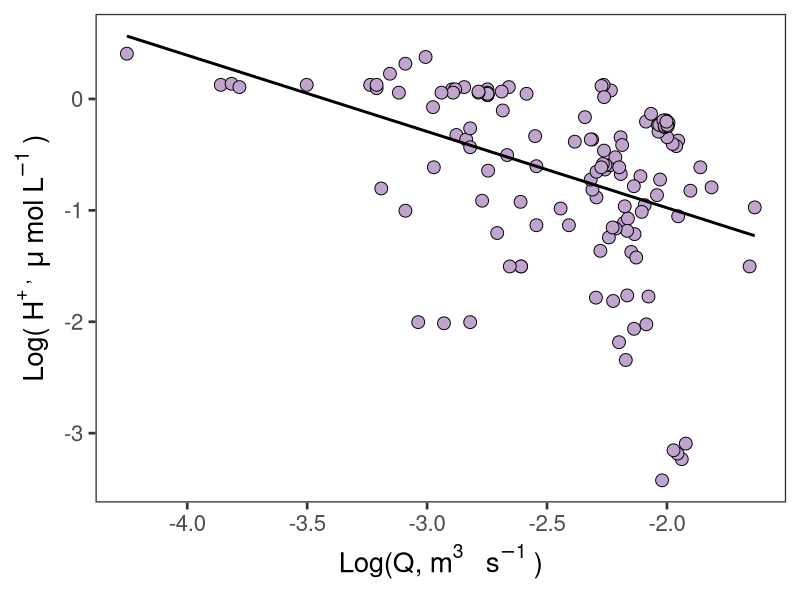
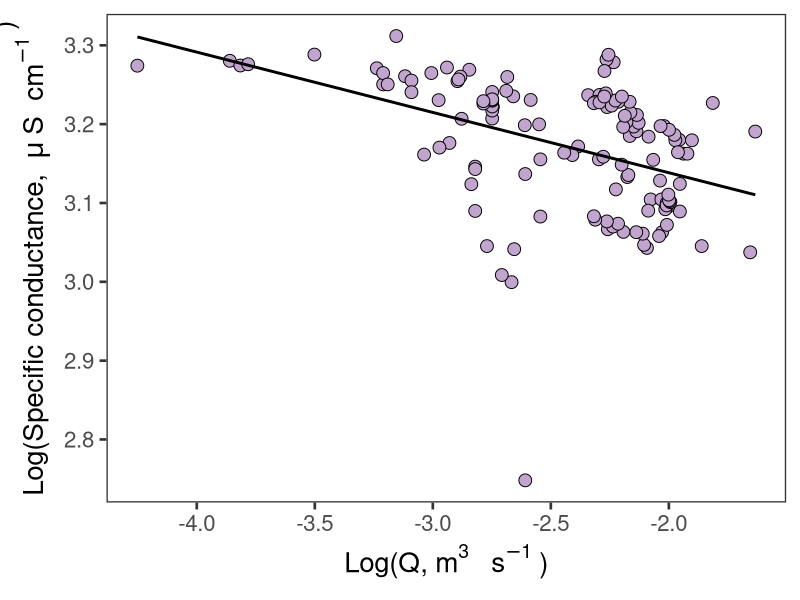
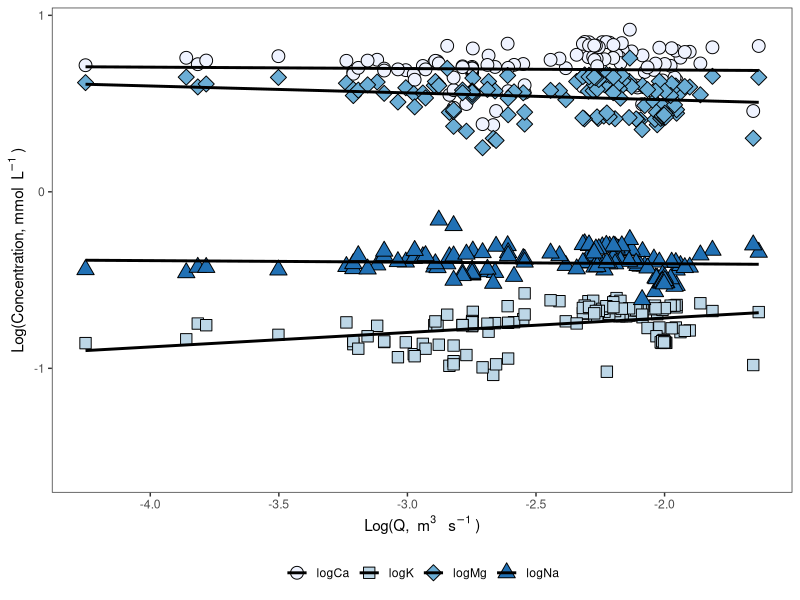
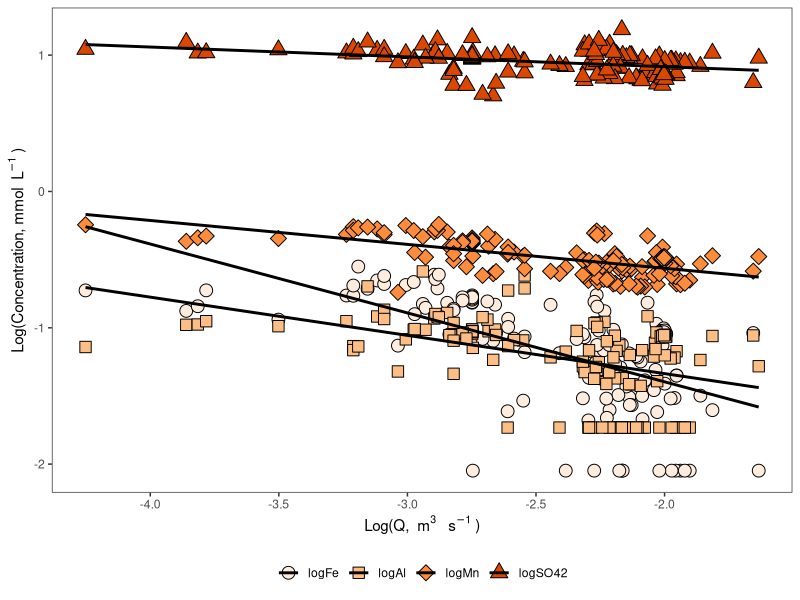
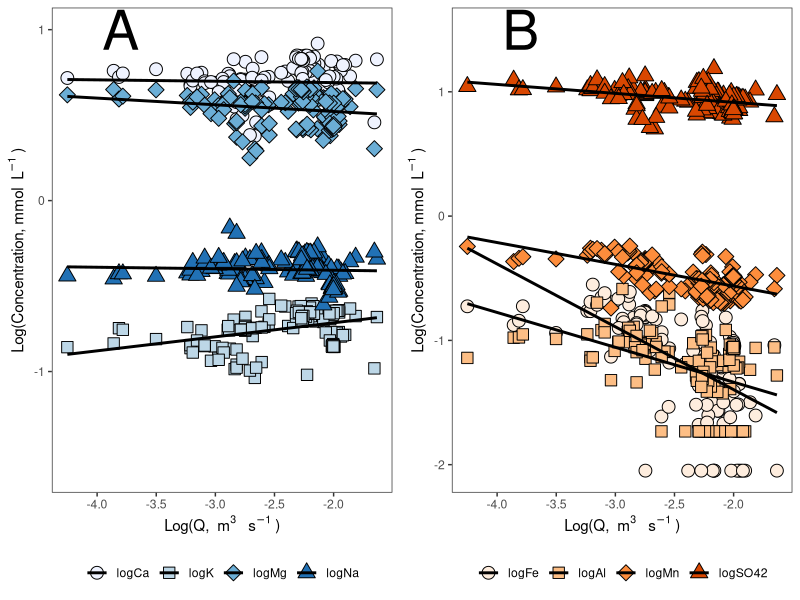
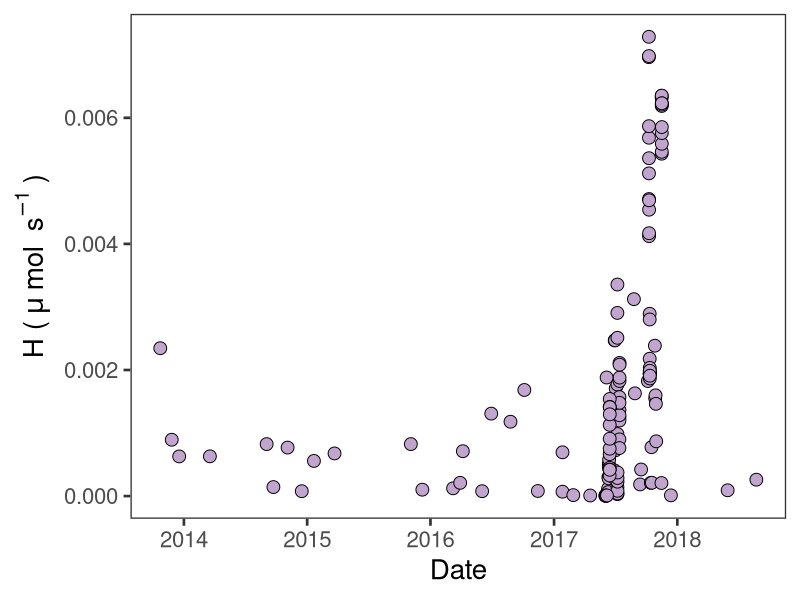
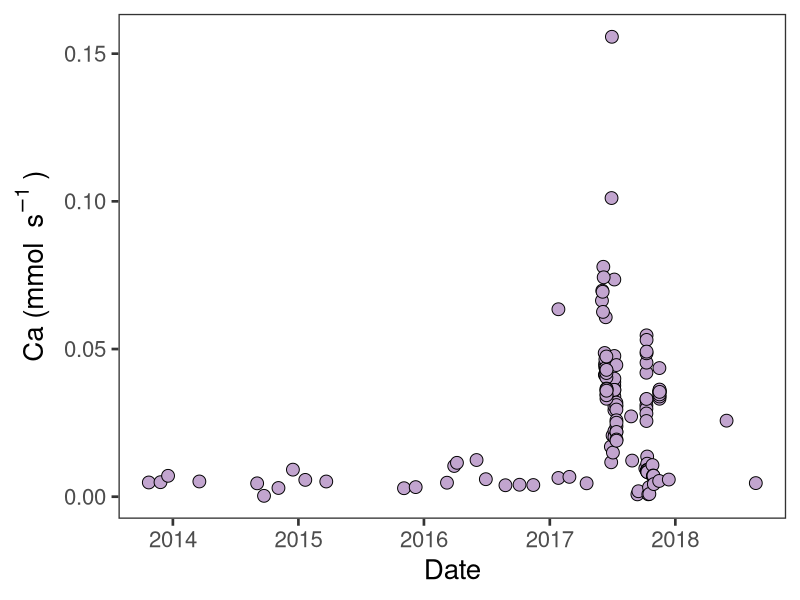
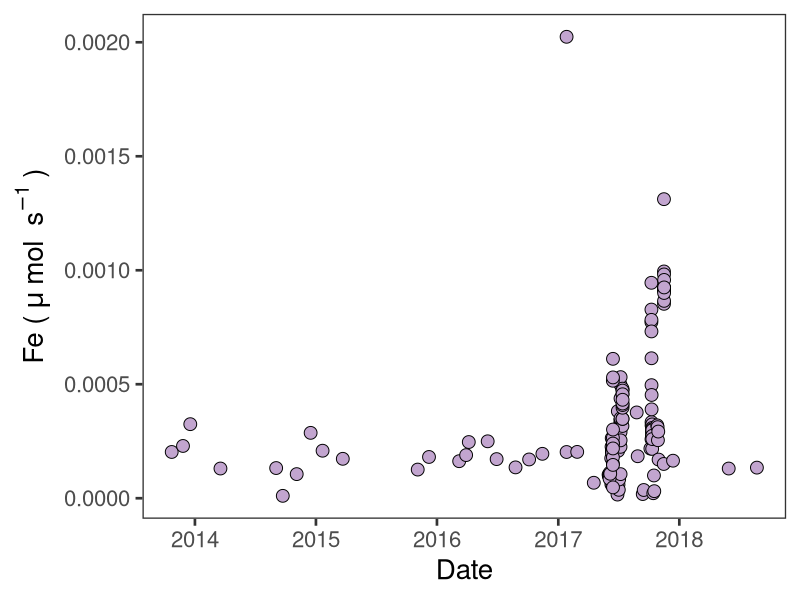

Recreate these plots in R, in order.
# Rename columns to be R friendly

newname<-c("sample_name","date_and_time","Q_m3s","Al_mgL","Ca_mgL","Fe_mgL","K_mgL","Mg_mgL","Mn_mgL","Na_mgL","SO42_mgL","pH","EC")
CQ<-read.csv(file="CQ.csv",header=TRUE)
colnames(CQ)<-newname

#Transform mg/L to mmol/L

CQ$Al_mmolL<-(CQ$Al_mgL/26.982)
CQ$Ca_mmolL<-(CQ$Ca_mgL/40.08)
CQ$Fe_mmolL<-(CQ$Fe_mgL/55.845)
CQ$K_mmolL<-(CQ$K_mgL/39.099)
CQ$Mg_mmolL<-(CQ$Mg_mgL/24.305)
CQ$Mn_mmolL<-(CQ$Mn_mgL/54.938)
CQ$Na_mmolL<-(CQ$Na_mgL/22.99)
CQ$SO42_mmolL<-(CQ$SO42_mgL/96.06)

#Transform pH to H+ mg/L

CQ$H_mgL<-(10^(-1*CQ$pH))

#H mg/L to mu/L
CQ$H_umolL<-((1000/1.008)*CQ$H_mgL)

#Take the log of everything

CQ$logQ<-(log10(CQ$Q_m3s))
CQ$logAl<-(log10(CQ$Al_mmolL))
CQ$logCa<-(log10(CQ$Ca_mmolL))
CQ$logFe<-(log10(CQ$Fe_mmolL))
CQ$logK<-(log10(CQ$K_mmolL))
CQ$logMg<-(log10(CQ$Mg_mmolL))
CQ$logMn<-(log10(CQ$Mn_mmolL))
CQ$logNa<-(log10(CQ$Na_mmolL))
CQ$logSO42<-(log10(CQ$SO42_mmolL))
CQ$logH<-(log10(CQ$H_umolL))
CQ$logEC<-(log10(CQ$EC))

#write to csv
write.csv(CQ,"CQdata.csv")

#H+ plot
library(ggplot2)
pal="#c2a5cf"
shape1=21
CQH<-ggplot(CQ, aes(logQ,logH))+
  geom_point(colour="black",size=4, fill=pal, pch=shape1)+
  theme_bw(base_size=20)+
  theme(panel.grid.major = element_blank(), panel.grid.minor = element_blank())+
  guides(fill=guide_legend(title="Depth (cm)"))+
  xlab("\nLog(Q,"~m^3~" "~s^-1~")")+
  ylab("Log("~H^+~", "~mu~"mol"~L^-1~")")+
  geom_smooth(method=lm,colour="black",se=FALSE)
#Call the graph
CQH
pHregression<-lm(logH~logQ,data=CQ)
pHregression
summary(pHregression)

#save to pdf
pdf("CQH.pdf",height=6,width=8)
CQH
dev.off()

#EC plot
library(ggplot2)
pal="#c2a5cf"
shape1=21
CQEC<-ggplot(CQ, aes(logQ,logEC))+
  geom_point(colour="black",size=4, fill=pal, pch=shape1)+
  theme_bw(base_size=20)+
  theme(panel.grid.major = element_blank(), panel.grid.minor = element_blank())+
  guides(fill=guide_legend(title="Depth (cm)"))+
  xlab("\nLog(Q,"~m^3~" "~s^-1~")")+
  ylab("Log(Specific conductance, "~mu~"S "~cm^-1~")\n")+
  geom_smooth(method=lm,colour="black",se=FALSE)
#Call the graph
CQEC

ECregression<-lm(logEC~logQ,data=CQ)
ECregression
summary(ECregression)

#save to pdf
pdf("CQEC.pdf",height=6,width=8)
CQEC
dev.off()

#Reshape the data for basecation CQ plot
CQvarsforbasemelt<-c("logQ","logCa","logK","logMg","logNa")
CQforbasemelt<-CQ[CQvarsforbasemelt]
library(reshape2)
longbaseCQ<-melt(CQforbasemelt,id.vars=c("logQ"),variable.name="ion",value.name="concentration")

#All base cations plot
library(ggplot2)
pal<-c("#eff3ff","#bdd7e7","#6baed6","#2171b5")
shape1<-c(21,22,23,24)
CQbasecat<-ggplot(longbaseCQ, aes(x=logQ,y=concentration,fill=as.factor(ion),shape=as.factor(ion)))+
  geom_point(colour="black",size=4)+
  scale_shape_manual(values=shape1)+    
  scale_fill_manual(values=pal)+
  geom_smooth(method=lm,colour="black",se=FALSE)+
  theme_bw()+
  theme(panel.grid.major = element_blank(), panel.grid.minor = element_blank())+
  theme(legend.position="bottom")+
  theme(legend.title=element_blank())+
  guides(fill=guide_legend(title="ion"),shape=guide_legend(title="ion"))+
  xlab("\nLog(Q, "~m^3~" "~s^-1~")")+
  ylab("Log(Concentration, mmol "~L^-1~")")

#Call the graph
CQbasecat

Caregression<-lm(logCa~logQ,data=CQ)
Caregression
summary(Caregression)

Mgregression<-lm(logMg~logQ,data=CQ)
Mgregression
summary(Mgregression)

Naregression<-lm(logNa~logQ,data=CQ)
Naregression
summary(Naregression)

Kregression<-lm(logK~logQ,data=CQ)
Kregression
summary(Kregression)

#Reshape the data for AMD CQ plot
CQvarsforamdmelt<-c("logQ","logFe","logAl","logMn","logSO42")
CQforamdmelt<-CQ[CQvarsforamdmelt]
library(reshape2)
longamdCQ<-melt(CQforamdmelt,id.vars=c("logQ"),variable.name="ion",value.name="concentration")

#Plot amd derived CQ (Fe, Mn, Al, SO42-)
#All CQ ions plot
#Add in lines and why is the legend not working?
library(ggplot2)
pal<-c("#feedde","#fdbe85","#fd8d3c","#d94701")
shape1<-c(21,22,23,24)
CQAMD<-ggplot(longamdCQ, aes(x=logQ,y=concentration,fill=as.factor(ion), shape=as.factor(ion)))+
  geom_point(colour="black",size=4)+
  scale_shape_manual(values=shape1)+    
  scale_fill_manual(values=pal)+
  geom_smooth(method=lm,colour="black",se=FALSE)+
  theme_bw()+
  theme(panel.grid.major = element_blank(), panel.grid.minor = element_blank())+
  theme(legend.position="bottom")+
  theme(legend.title=element_blank())+
  guides(fill=guide_legend(title="ion"),shape=guide_legend(title="ion"))+
  xlab("\nLog(Q, "~m^3~" "~s^-1~")")+
  ylab("Log(Concentration, mmol "~L^-1~")")
  

#Call the graph
CQAMD

Feregression<-lm(logFe~logQ,data=CQ)
Feregression
summary(Feregression)

Mnregression<-lm(logMn~logQ,data=CQ)
Mnregression
summary(Mnregression)

Alregression<-lm(logAl~logQ,data=CQ)
Alregression
summary(Alregression)

SO42regression<-lm(logSO42~logQ,data=CQ)
SO42regression
summary(SO42regression)

#Put CQ plots in one figure
library(gridExtra)
CQbasecat.1<-CQbasecat+annotate("text",x=-3.8,y=1,label="A",size=14)
CQAMD.1<-CQAMD+annotate("text",x=-3.8,y=1.5,label="B",size=14)

grid.arrange(arrangeGrob(CQbasecat.1,CQAMD.1, ncol=2, widths=c(1,1)))

#Save to PDF
pdf("CQgraphs.pdf",height=10,width=10)
grid.arrange(arrangeGrob(CQbasecat.1,CQAMD.1, ncol=2, widths=c(1,1)))
dev.off()

#Convert CQ to LQ

CQ$Ca_load <- CQ$Ca_mmolL*CQ$Q_m3s
CQ$Fe_load <- CQ$Fe_mmolL*CQ$Q_m3s
CQ$K_load <- CQ$K_mmolL*CQ$Q_m3s
CQ$Mg_load <- CQ$Mg_mmolL*CQ$Q_m3s
CQ$Mn_load <- CQ$Mn_mmolL*CQ$Q_m3s
CQ$Na_load <- CQ$Na_mmolL*CQ$Q_m3s
CQ$Al_load <- CQ$Al_mmolL*CQ$Q_m3s
CQ$SO42_load <- CQ$SO42_mmolL*CQ$Q_m3s
CQ$H_load <- CQ$H_umolL*CQ$Q_m3s

#Log of loads
CQ$logCa_load <- log10(CQ$Ca_load)
CQ$logFe_load <- log10(CQ$Fe_load)
CQ$logK_load <- log10(CQ$K_load)
CQ$logMg_load <- log10(CQ$Mg_load)
CQ$logMn_load <- log10(CQ$Mn_load)
CQ$logNa_load <- log10(CQ$Na_load)
CQ$logAl_load <- log10(CQ$Al_load)
CQ$logSO42_load <- log10(CQ$SO42_load)
CQ$logH_load <- log10(CQ$H_load)

#newdate
library(lubridate)
CQ$newdate<-mdy_hm(CQ$date_and_time)

#Plot H load per date
library(ggplot2)
pal="#c2a5cf"
shape1=21
HLoad<-ggplot(CQ, aes(newdate,H_load))+
  geom_point(colour="black",size=4, fill=pal, pch=shape1)+
  theme_bw(base_size=20)+
  theme(panel.grid.major = element_blank(), panel.grid.minor = element_blank())+
  xlab("Date")+
  ylab("H ("~mu~"mol "~s^-1~")")
#Call the graph
HLoad

#Plot Ca load per date
library(ggplot2)
pal="#c2a5cf"
shape1=21
CaLoad<-ggplot(CQ, aes(newdate,Ca_load))+
  geom_point(colour="black",size=4, fill=pal, pch=shape1)+
  theme_bw(base_size=20)+
  theme(panel.grid.major = element_blank(), panel.grid.minor = element_blank())+
  xlab("Date")+
  ylab("Ca (mmol "~s^-1~")")
#Call the graph
CaLoad

#Plot Fe load per date
library(ggplot2)
pal="#c2a5cf"
shape1=21
FeLoad<-ggplot(CQ, aes(newdate,Fe_load))+
  geom_point(colour="black",size=4, fill=pal, pch=shape1)+
  theme_bw(base_size=20)+
  theme(panel.grid.major = element_blank(), panel.grid.minor = element_blank())+
  xlab("Date")+
  ylab("Fe ("~mu~"mol "~s^-1~")")
#Call the graph
FeLoad

#Plot K load per date
library(ggplot2)
pal="#c2a5cf"
shape1=21
KLoad<-ggplot(CQ, aes(newdate,K_load))+
  geom_point(colour="black",size=4, fill=pal, pch=shape1)+
  theme_bw(base_size=20)+
  theme(panel.grid.major = element_blank(), panel.grid.minor = element_blank())+
  xlab("Date")+
  ylab("K ("~mu~"mol "~s^-1~")")
#Call the graph
KLoad

#Plot Mg load per date
library(ggplot2)
pal="#c2a5cf"
shape1=21
MgLoad<-ggplot(CQ, aes(newdate,Mg_load))+
  geom_point(colour="black",size=4, fill=pal, pch=shape1)+
  theme_bw(base_size=20)+
  theme(panel.grid.major = element_blank(), panel.grid.minor = element_blank())+
  xlab("Date")+
  ylab("Mg ("~mu~"mol "~s^-1~")")
#Call the graph
MgLoad

#Plot Mn load per date
library(ggplot2)
pal="#c2a5cf"
shape1=21
MnLoad<-ggplot(CQ, aes(newdate,Mn_load))+
  geom_point(colour="black",size=4, fill=pal, pch=shape1)+
  theme_bw(base_size=20)+
  theme(panel.grid.major = element_blank(), panel.grid.minor = element_blank())+
  xlab("Date")+
  ylab("Mn ("~mu~"mol "~s^-1~")")
#Call the graph
MnLoad

#Plot Na load per date
library(ggplot2)
pal="#c2a5cf"
shape1=21
NaLoad<-ggplot(CQ, aes(newdate,Na_load))+
  geom_point(colour="black",size=4, fill=pal, pch=shape1)+
  theme_bw(base_size=20)+
  theme(panel.grid.major = element_blank(), panel.grid.minor = element_blank())+
  xlab("Date")+
  ylab("Na ("~mu~"mol "~s^-1~")")
#Call the graph
NaLoad

#Plot Al load per date
library(ggplot2)
pal="#c2a5cf"
shape1=21
AlLoad<-ggplot(CQ, aes(newdate,Al_load))+
  geom_point(colour="black",size=4, fill=pal, pch=shape1)+
  theme_bw(base_size=20)+
  theme(panel.grid.major = element_blank(), panel.grid.minor = element_blank())+
  xlab("Date")+
  ylab("Al ("~mu~"mol "~s^-1~")")
#Call the graph
AlLoad

#Plot SO42 load per date
library(ggplot2)
pal="#c2a5cf"
shape1=21
SO42Load<-ggplot(CQ, aes(newdate,SO42_load))+
  geom_point(colour="black",size=4, fill=pal, pch=shape1)+
  theme_bw(base_size=20)+
  theme(panel.grid.major = element_blank(), panel.grid.minor = element_blank())+
  xlab("Date")+
  ylab("S"~O[4]^-2~" ("~mu~"mol "~s^-1~")")
#Call the graph
SO42Load

#Reshape the data for LQ plot
LQvarsforamdmelt<-c("Q_m3s","H_load","Ca_load","Fe_load","Al_load","K_load","Mg_load","Mn_load","Na_load","SO42_load")
LQforamdmelt<-CQ[LQvarsforamdmelt]
library(reshape2)
longLQ<-melt(LQforamdmelt,id.vars=c("Q_m3s"),variable.name="ion",value.name="load")

#LQ for H
library(ggplot2)
pal="#c2a5cf"
shape1=21
HLQ<-ggplot(CQ, aes(logQ,logH_load))+
  geom_point(colour="black",size=4, fill=pal, pch=shape1)+
  theme_bw(base_size=20)+
  theme(panel.grid.major = element_blank(), panel.grid.minor = element_blank())+
  xlab("Q ("~m^3~s^-1~")")+
  ylab("H ("~mu~"mol "~s^-1~")")
#Call the graph
HLQ

#LQ for Ca
library(ggplot2)
pal="#c2a5cf"
shape1=21
CaLQ<-ggplot(CQ, aes(logQ,logCa_load))+
  geom_point(colour="black",size=4, fill=pal, pch=shape1)+
  theme_bw(base_size=20)+
  theme(panel.grid.major = element_blank(), panel.grid.minor = element_blank())+
  xlab("Q ("~m^3~s^-1~")")+
  ylab("Ca (mmol "~s^-1~")")
#Call the graph
CaLQ

#LQ for Fe
library(ggplot2)
pal="#c2a5cf"
shape1=21
FeLQ<-ggplot(CQ, aes(logQ,logFe_load))+
  geom_point(colour="black",size=4, fill=pal, pch=shape1)+
  theme_bw(base_size=20)+
  theme(panel.grid.major = element_blank(), panel.grid.minor = element_blank())+
  xlab("Q ("~m^3~s^-1~")")+
  ylab("Fe (mmol "~s^-1~")")
#Call the graph
FeLQ

#LQ for K
library(ggplot2)
pal="#c2a5cf"
shape1=21
KLQ<-ggplot(CQ, aes(logQ,logK_load))+
  geom_point(colour="black",size=4, fill=pal, pch=shape1)+
  theme_bw(base_size=20)+
  theme(panel.grid.major = element_blank(), panel.grid.minor = element_blank())+
  xlab("Q ("~m^3~s^-1~")")+
  ylab("K (mmol "~s^-1~")")
#Call the graph
KLQ

#LQ for Mg
library(ggplot2)
pal="#c2a5cf"
shape1=21
MgLQ<-ggplot(CQ, aes(logQ,logMg_load))+
  geom_point(colour="black",size=4, fill=pal, pch=shape1)+
  theme_bw(base_size=20)+
  theme(panel.grid.major = element_blank(), panel.grid.minor = element_blank())+
  xlab("Q ("~m^3~s^-1~")")+
  ylab("Mg (mmol "~s^-1~")")
#Call the graph
MgLQ

#LQ for Mn
library(ggplot2)
pal="#c2a5cf"
shape1=21
MnLQ<-ggplot(CQ, aes(logQ,logMn_load))+
  geom_point(colour="black",size=4, fill=pal, pch=shape1)+
  theme_bw(base_size=20)+
  theme(panel.grid.major = element_blank(), panel.grid.minor = element_blank())+
  xlab("Q ("~m^3~s^-1~")")+
  ylab("Mn (mmol "~s^-1~")")
#Call the graph
MnLQ

#LQ for Na
library(ggplot2)
pal="#c2a5cf"
shape1=21
NaLQ<-ggplot(CQ, aes(logQ,logNa_load))+
  geom_point(colour="black",size=4, fill=pal, pch=shape1)+
  theme_bw(base_size=20)+
  theme(panel.grid.major = element_blank(), panel.grid.minor = element_blank())+
  xlab("Q ("~m^3~s^-1~")")+
  ylab("Na (mmol "~s^-1~")")
#Call the graph
NaLQ

#LQ for Al
library(ggplot2)
pal="#c2a5cf"
shape1=21
AlLQ<-ggplot(CQ, aes(logQ,logAl_load))+
  geom_point(colour="black",size=4, fill=pal, pch=shape1)+
  theme_bw(base_size=20)+
  theme(panel.grid.major = element_blank(), panel.grid.minor = element_blank())+
  xlab("Q ("~m^3~s^-1~")")+
  ylab("Al (mmol "~s^-1~")")
#Call the graph
AlLQ

#LQ for SO42
library(ggplot2)
pal="#c2a5cf"
shape1=21
SO42LQ<-ggplot(CQ, aes(logQ,logSO42_load))+
  geom_point(colour="black",size=4, fill=pal, pch=shape1)+
  theme_bw(base_size=20)+
  theme(panel.grid.major = element_blank(), panel.grid.minor = element_blank())+
  xlab("Q ("~m^3~s^-1~")")+
  ylab("S"~O[4]^-2~" (mmol "~s^-1~")")
#Call the graph
SO42LQ
